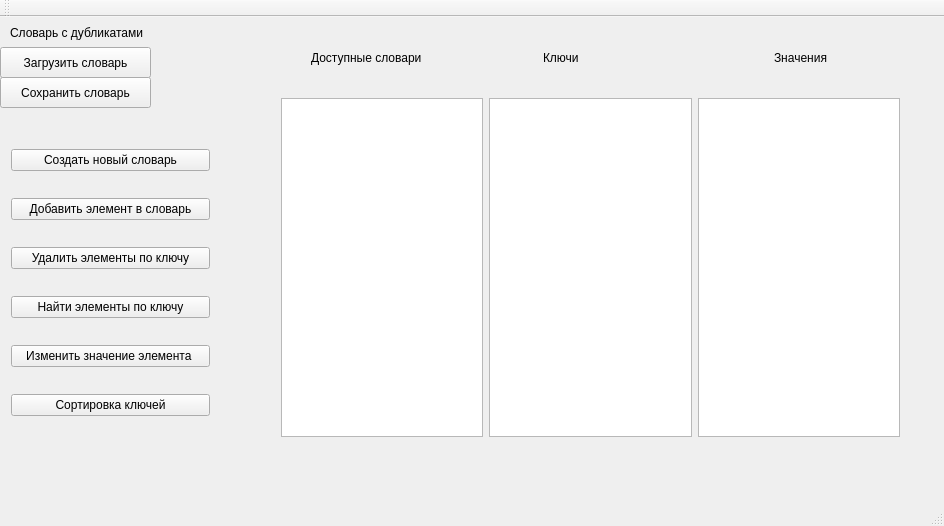
<?xml version="1.0" encoding="UTF-8"?>
<ui version="4.0">
 <class>MainWindow</class>
 <widget class="QMainWindow" name="MainWindow">
  <property name="geometry">
   <rect>
    <x>0</x>
    <y>0</y>
    <width>944</width>
    <height>526</height>
   </rect>
  </property>
  <property name="windowTitle">
   <string>Dicts</string>
  </property>
  <widget class="QWidget" name="centralWidget">
   <widget class="QLabel" name="label">
    <property name="geometry">
     <rect>
      <x>10</x>
      <y>0</y>
      <width>181</width>
      <height>31</height>
     </rect>
    </property>
    <property name="text">
     <string>Словарь с дубликатами</string>
    </property>
   </widget>
   <widget class="QPushButton" name="pushButton_Load">
    <property name="geometry">
     <rect>
      <x>0</x>
      <y>30</y>
      <width>151</width>
      <height>31</height>
     </rect>
    </property>
    <property name="text">
     <string>Загрузить словарь</string>
    </property>
   </widget>
   <widget class="QWidget" name="verticalLayoutWidget">
    <property name="geometry">
     <rect>
      <x>0</x>
      <y>100</y>
      <width>221</width>
      <height>331</height>
     </rect>
    </property>
    <layout class="QVBoxLayout" name="verticalLayout">
     <item>
      <widget class="QPushButton" name="pushButton_Empty">
       <property name="text">
        <string>Создать новый словарь</string>
       </property>
      </widget>
     </item>
     <item>
      <widget class="QPushButton" name="pushButton_Add">
       <property name="text">
        <string>Добавить элемент в словарь</string>
       </property>
      </widget>
     </item>
     <item>
      <widget class="QPushButton" name="pushButton_KeyDel">
       <property name="text">
        <string>Удалить элементы по ключу</string>
       </property>
      </widget>
     </item>
     <item>
      <widget class="QPushButton" name="pushButton_KeyF">
       <property name="text">
        <string>Найти элементы по ключу</string>
       </property>
      </widget>
     </item>
     <item>
      <widget class="QPushButton" name="pushButton_Change">
       <property name="text">
        <string>Изменить значение элемента </string>
       </property>
      </widget>
     </item>
     <item>
      <widget class="QPushButton" name="pushButton_Sort">
       <property name="text">
        <string>Сортировка ключей</string>
       </property>
      </widget>
     </item>
    </layout>
   </widget>
   <widget class="QWidget" name="horizontalLayoutWidget">
    <property name="geometry">
     <rect>
      <x>270</x>
      <y>70</y>
      <width>641</width>
      <height>361</height>
     </rect>
    </property>
    <layout class="QHBoxLayout" name="horizontalLayout">
     <item>
      <widget class="QListWidget" name="listWidget_Dicts"/>
     </item>
     <item>
      <widget class="QListWidget" name="listWidget_Keys"/>
     </item>
     <item>
      <widget class="QListWidget" name="listWidget_Values"/>
     </item>
    </layout>
   </widget>
   <widget class="QWidget" name="horizontalLayoutWidget_2">
    <property name="geometry">
     <rect>
      <x>300</x>
      <y>20</y>
      <width>711</width>
      <height>41</height>
     </rect>
    </property>
    <layout class="QHBoxLayout" name="horizontalLayout_2">
     <item>
      <widget class="QLabel" name="label_4">
       <property name="text">
        <string>Доступные словари</string>
       </property>
      </widget>
     </item>
     <item>
      <widget class="QLabel" name="label_2">
       <property name="text">
        <string>Ключи</string>
       </property>
      </widget>
     </item>
     <item>
      <widget class="QLabel" name="label_3">
       <property name="text">
        <string>Значения</string>
       </property>
      </widget>
     </item>
    </layout>
   </widget>
   <widget class="QPushButton" name="pushButton_Save">
    <property name="geometry">
     <rect>
      <x>0</x>
      <y>60</y>
      <width>151</width>
      <height>31</height>
     </rect>
    </property>
    <property name="text">
     <string>Сохранить словарь</string>
    </property>
   </widget>
   <widget class="QLabel" name="dictNameLabel">
    <property name="geometry">
     <rect>
      <x>520</x>
      <y>430</y>
      <width>191</width>
      <height>41</height>
     </rect>
    </property>
    <property name="text">
     <string/>
    </property>
   </widget>
  </widget>
  <widget class="QMenuBar" name="menuBar">
   <property name="geometry">
    <rect>
     <x>0</x>
     <y>0</y>
     <width>944</width>
     <height>26</height>
    </rect>
   </property>
  </widget>
  <widget class="QToolBar" name="mainToolBar">
   <attribute name="toolBarArea">
    <enum>TopToolBarArea</enum>
   </attribute>
   <attribute name="toolBarBreak">
    <bool>false</bool>
   </attribute>
  </widget>
  <widget class="QStatusBar" name="statusBar"/>
 </widget>
 <layoutdefault spacing="6" margin="11"/>
 <resources/>
 <connections/>
</ui>
